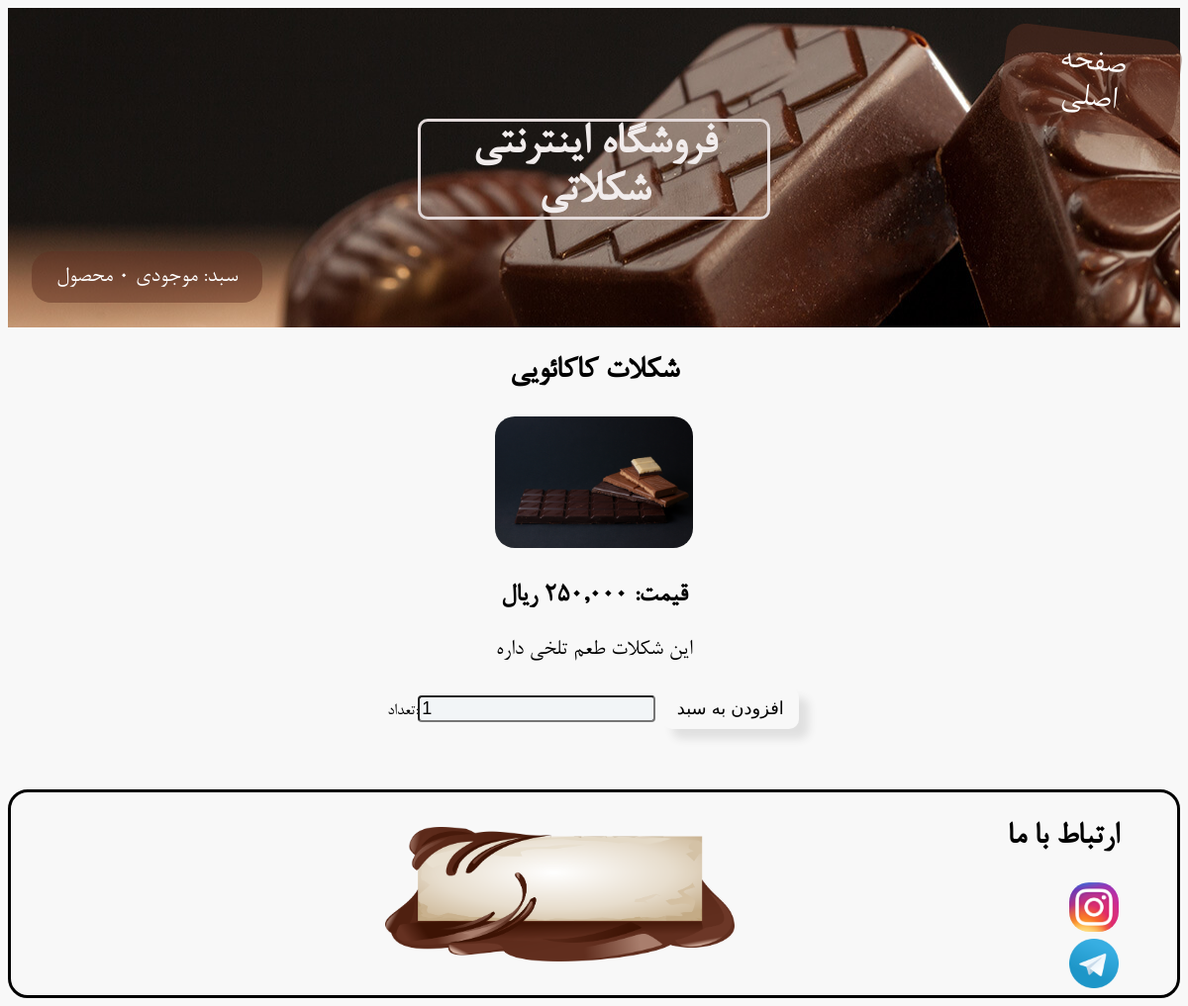
Screenshot of /product/15/shkhlt-khkhywyy/ with the database file from the repository.
### ecommerce_app/models.py (models this page shows, shortened)
class Product(models.Model):
    name = models.CharField(max_length=191)
    price = models.IntegerField()
    slug = models.SlugField(default='',blank=True,null=False)
    description = models.TextField()
    image = models.ImageField(upload_to='products_images/', blank=True)

### ecommerce_app/views.py (the view)
def show_product(request, product_id, product_slug):
    product = get_object_or_404(Product, id=product_id)
    if request.method == 'POST':
        form = CartForm(request, request.POST)
        if form.is_valid():
            request.form_data = form.cleaned_data
            cart.add_item_to_cart(request)
            return redirect('show_cart')
    form = CartForm(request, initial={'product_id': product.id})
    return render(request, 'ecommerce_app/product_detail.html', {
                                            'product': product,
                                            'form': form,
                                            })

### ecommerce_app/forms.py
class CartForm(forms.Form):
    تعداد = forms.IntegerField(initial='1')
    product_id = forms.IntegerField(widget=forms.HiddenInput)
    def __init__(self, request, *args, **kwargs):
        self.request = request
        super(CartForm, self).__init__(*args, **kwargs)

### ecommerce_app/cart.py (called while the page is built)
def _cart_id(request):
    if 'cart_id' not in request.session:
        request.session['cart_id'] = _generate_cart_id()
    return request.session['cart_id']

def _generate_cart_id():
    import string, random
    return ''.join([random.choice(string.ascii_letters + string.digits) for _ in range(50)])

def get_all_cart_items(request):
    return CartItem.objects.filter(cart_id = _cart_id(request))

def item_count(request):
    return get_all_cart_items(request).count()

### ecommerce_app/context_processor.py (called while the page is built)
def cart_item_count(request):
    item_count = cart.item_count(request)
    return {'cart_item_count' : item_count }

### ecommerce_app/templates/ecommerce_app/product_detail.html (shortened to what this page needs)
{% extends 'ecommerce_app/base.html' %}
{% load static%}
{% load humanize %}
{% block load_local_css%}
    <link rel='stylesheet' href='{% static "ecommerce_app/product_detail.css" %}'>
{%endblock%}
{% block content %}
    <div class="container">
        <div class="row">
                <h2>{{ product.name }}</h2>
                <img src="{{product.image.url}}" >
                <h3>قیمت:  {{ product.price|intcomma }} ریال</h3>
                <p>{{product.description}}</p>
                <form action="{% url 'product_detail' product.id product.slug %}" method="post">
                    {{ form }}
                    <input type="submit" value="افزودن به سبد" class="btn btn-primary" >
                </form>
        </div>
    </div>
{% endblock %}

### ecommerce_app/static/ecommerce_app/base.css (style rules this page uses)
input { font-size: 18px; }
form { font-size: 18px; }
body { font-family:B_Nazanin; font-size:larger; text-align: center; background-color: #f8f8f8; }
img { width: 200px; height:auto; border-radius: 20px; }

### ecommerce_app/static/ecommerce_app/product_detail.css (style rules this page uses)
h2 { font-size:34px; }
h3 { font-size:28px; }
p { font-size: 24px; }
.btn-primary { background-color: #64352700; border: none; border-radius: 10px; color: rgb(0, 0, 0); padding: 10px 15px; text-decoration: none; margin: 2px 2px; cursor: pointer; box-shadow:10px 10px 8px rgb(224, 224, 224); }
input { border-radius: 4px; background-color: #f2f5f7; }

### rows the page displays
Product: name "شکلات کاکائویی", image (picture), price "250,000", description "این شکلات طعم تلخی داره"

### other values shown
{{ cart_item_count }} "0"
